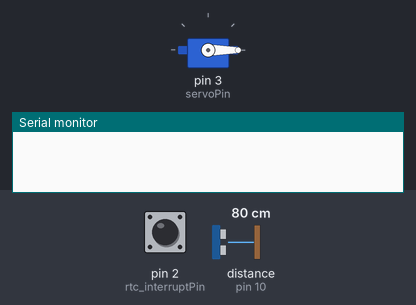
A sketch run on a simulated Arduino Uno, built with avr-gcc and run on an emulated ATmega328P. Parts: servo, the last lines printed to the serial monitor. Wiring (inferred from the names in the program): ultrasonic range finder: trigger pin 9; echo pin 10. Inputs (shaded band) come from the test bench; at power-on: pin 2 (rtc_interruptPin) HIGH, distance to the obstacle (sensor on pin 10) 80 cm. The echo pulse lasts 58.3 µs per cm.

Above: at 2.2 s.
2.3 s: pin 2 (rtc_interruptPin) pulled LOW for 0.15 s
3.9 s: distance to the obstacle (sensor on pin 10) set to 2 cm
At 4.7 s:
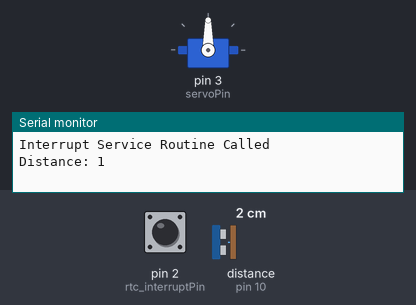
Timing chart, 0 to 6.9 s (numbered marks = the images above; inputs shaded):
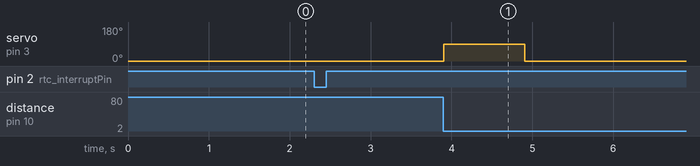

Measured:
- after the input at 3.9 s, servo on pin 3 (servoPin): 0° → 90° at once, → 0° 1.0 s later

The sketch:

ultrasonica_servo_test.ino
```cpp
/*
* Ultrasonic Sensor HC-SR04 interfacing with Arduino.
*/
// defining the pins
#include <DS3231.h>
#include <Servo.h>
DS3231  rtc(SDA, SCL);
// Declare the Servo pin
int servoPin = 3;
// Create a servo object
Servo Servo1;
const int trigPin = 9;
const int echoPin = 10;
const byte rtc_interruptPin = 2;
bool ISR=0;
// defining variables
long duration;
int distance;
void setup() {
Servo1.attach(servoPin);
pinMode(trigPin, OUTPUT); // Sets the trigPin as an Output
pinMode(echoPin, INPUT); // Sets the echoPin as an Input
Serial.begin(9600); // Starts the serial communication
pinMode(rtc_interruptPin, INPUT_PULLUP);
rtc.begin();
Servo1.write(0);
delay(1000);
attachInterrupt(digitalPinToInterrupt(rtc_interruptPin), Isr_Int, FALLING);
rtc.clearINTStatus();
rtc.enableInterrupts(11,52, 0);
}
void loop() {
// Clears the trigPin
digitalWrite(trigPin, LOW);
delayMicroseconds(2);
// Sets the trigPin on HIGH state for 10 micro seconds
digitalWrite(trigPin, HIGH);
delayMicroseconds(10);
digitalWrite(trigPin, LOW);
// Reads the echoPin, returns the sound wave travel time in microseconds
duration = pulseIn(echoPin, HIGH);
// Calculating the distance
distance= duration*0.034/2;
// Prints the distance on the Serial Monitor

if(ISR==1 && distance <4){
  Serial.print("Distance: ");
  Serial.println(distance);
   Servo1.write(90);
   delay(1000);
   Servo1.write(0);
   delay(1000);
   ISR=0;

}
}
void Isr_Int(){
  Serial.println("Interrupt Service Routine Called");
ISR=1;
//delayMicroseconds(5000);
}
```
